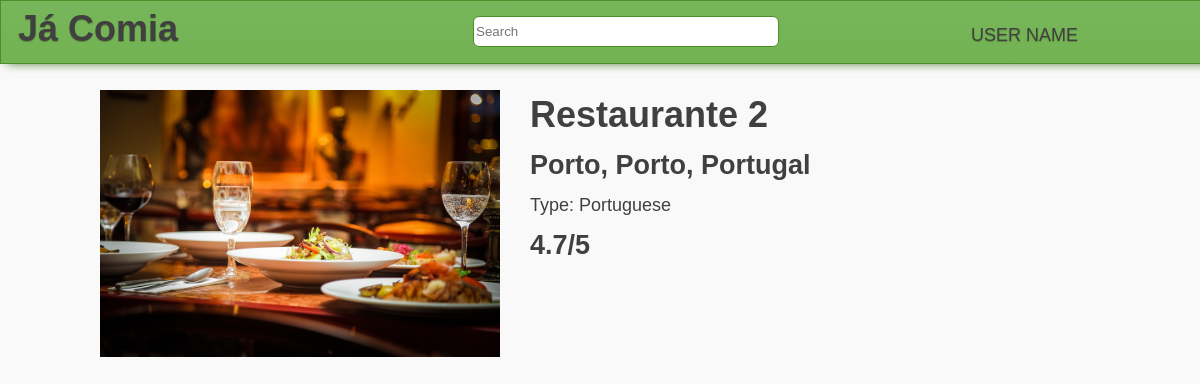
Before: /restaurant/restaurant.php?id=2 with the older database file.
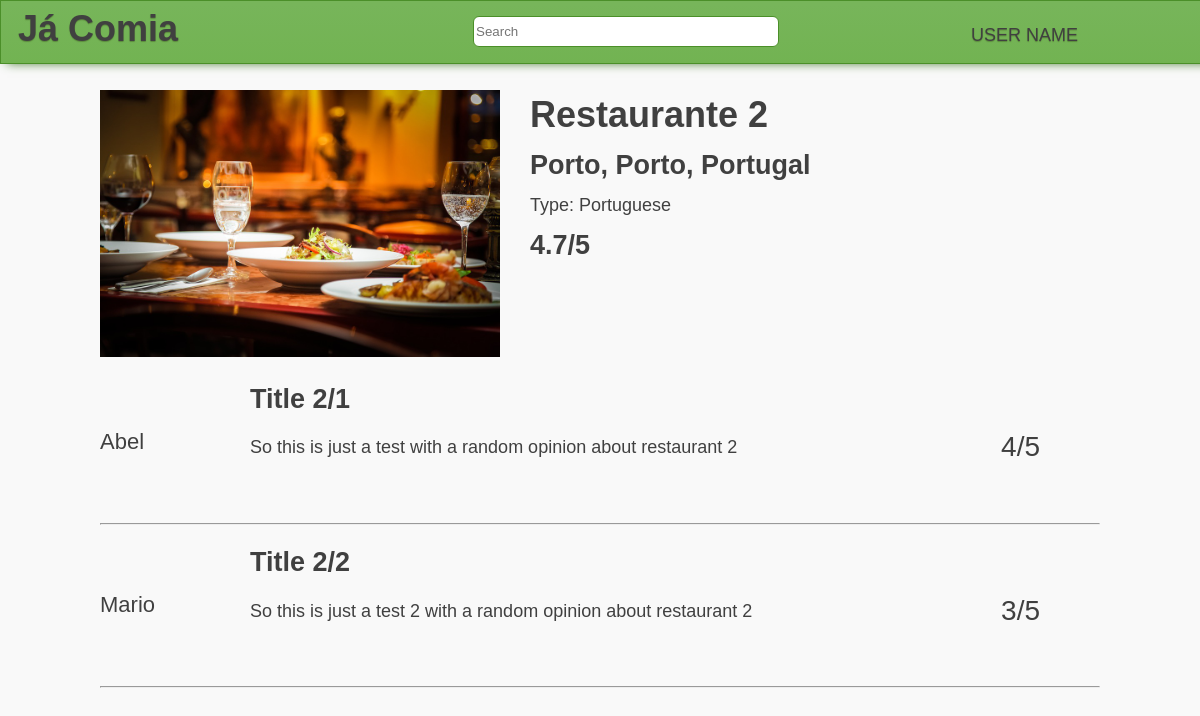
After: the same page with the newer database file.
### tables this page shows
CREATE TABLE Restaurants (
    name VARCHAR(32) NOT NULL,
    address VARCHAR(32) NOT NULL,
    type VARCHAR(16) NOT NULL,
    city VARCHAR(32) NOT NULL,
    district VARCHAR(32) NOT NULL,
    country VARCHAR(32) NOT NULL,
    avgClass REAL,
    owner INTEGER REFERENCES Users(rowID),
    PRIMARY KEY(name, address)
);

CREATE TABLE Reviews (
    userID INTEGER REFERENCES Users(rowID),
    restaurant INTEGER REFERENCES Restaurants(rowID),
    title VARCHAR(64),
    opinion VARCHAR(512),
    classification INTEGER
);

CREATE TABLE Users (
    usr VARCHAR(32) NOT NULL,
    pass VARCHAR(32) NOT NULL ,
    email VARCHAR(60) NOT NULL ,
    UNIQUE(email),
    UNIQUE(usr)
);

### restaurant/restaurant.php (the view, shortened to what this page needs)
<!DOCTYPE html>
<html>
<head>
    <link rel="stylesheet" href="style.css">
</head>
<body>
    <?php
        include_once('../templates/topbar.php');
    ?>
    <div id="main">
        <?php
        if(!isset($_GET['id']))
            $id = 1;
        else
            $id = $_GET['id'];
        $db = new PDO('sqlite:../Database/dataBase.db');
        $query = $db->prepare("SELECT *, rowid FROM Restaurants WHERE rowid = '$id'");
        $query->execute();
        $result = $query->fetchAll();
        $result = $result[0];
        echo '<img src="../resources/rex.jpg">';
        echo '<h1>' . $result['name'] . '</h1>';
        echo '<h2>' . $result['city'] , ", " , $result['district'], ", ", $result['country']  . '</h2>';
        echo '<div class="avgClass"> <h2>' . $result['avgClass'], "/5" .  '</h2> </div>';
        echo '<p> Type: ' .  $result['type'] . '</p>';
        ?>
    </div>
    <div id="reviews">
        <?php
        $db = new PDO('sqlite:../Database/dataBase.db');
        $query = $db->prepare("SELECT * FROM Reviews JOIN Restaurants ON (Restaurants.rowID = Reviews.restaurant)
                                                            JOIN Users ON (Users.rowID = Reviews.userID)
                                                            WHERE Restaurants.rowID = '$id'");
        $query->execute();
        $result = $query->fetchAll();
        foreach ($result as $row) {
            echo '<div class="review">';
            echo '<p>' . $row['usr'] . '</p>';
            echo '<h2>' . $row['title'] . '</h2>';
            echo '<p>' . $row['opinion'] . '</p>';
            echo '<p class="revClass">' . $row['classification'],"/5" . '</p>';
            echo '</div>';
            echo '<hr>';
        }
        ?>
    </div>
</body>
</html>

### templates/topbar.php
<div id="topbar">
  <div id="topbar-elements">
    <h1>Já Comia</h1>
    <div id="searchbar">
        <form action="../feed/feed.php" method="get">
            <input type="text" name="search" placeholder="Search">
        </form>
    </div>
    <div id="topbar-login">
      <p>USER NAME </p>
    </div>
  </div>
</div>

### restaurant/style.css (style rules this page uses)
body { font-size: 18px; font-family: Tahoma, Verdana, sans-serif; color: #404040; background: #f9f9f9; margin: auto; overflow-x: hidden; min-width: 700px; }
#topbar { background:linear-gradient(to bottom, #77b55a 5%, #72b352 100%); height: 50px; position: fixed; width: 100%; z-index: 15; min-width: 750px; border:1px solid #4b8f29; text-shadow:0px 1px 1px #5b8a3c; box-shadow: 0px 6px 10px -7px #3e7327; padding:6px 12px; margin-top: -70px; }
#topbar #topbar-login { text-align: right; font-size: 18px; display: inline-block; width: 10%; min-width: 150px; }
#topbar h1 { margin: 0 auto; display: inline-block; width:25%; min-width: 200px; margin-left: 5px; }
#searchbar { display: inline-block; transform: translateY(-5px); width:50%; min-width: 300px; }
#searchbar form { width: 40%; margin:auto; min-width: 300px; }
#searchbar input { width: 300px; height: 27px; border-radius: 6px; border:1px solid #4b8f29; }
#main { width: 1000px; margin: auto; margin-top: 70px; }
#main img { width: 400px; margin-top: 20px; }
#main h1 { margin-left: 30px; display: inline; position: absolute; }
#main h2 { margin-left: 30px; display: inline; margin-top: 80px; position: absolute; }
.avgClass { display: inline; margin-top: 80px; position: absolute; }
#main p { margin-left: 30px; display: inline; margin-top: 125px; position: absolute; }
#reviews { width: 1000px; margin: auto; }
.review { height: 130px; }
.review p:first-child { margin-left: 00px; position: absolute; margin-top: 45px; font-size: 22px; }
.review h2 { margin-left: 150px; }
.review p { margin-left: 150px; }
.revClass { float: right; margin-right: 60px; margin-top: -45px; font-size: 28px; }

Changed rows visible on the page:
added reviews: users.usr "Abel", title "Title 2/1", opinion "So this is just a test with a random opinion about restaurant 2", classification "4"
added reviews: users.usr "Mario", title "Title 2/2", opinion "So this is just a test 2 with a random opinion about restaurant 2", classification "3"
